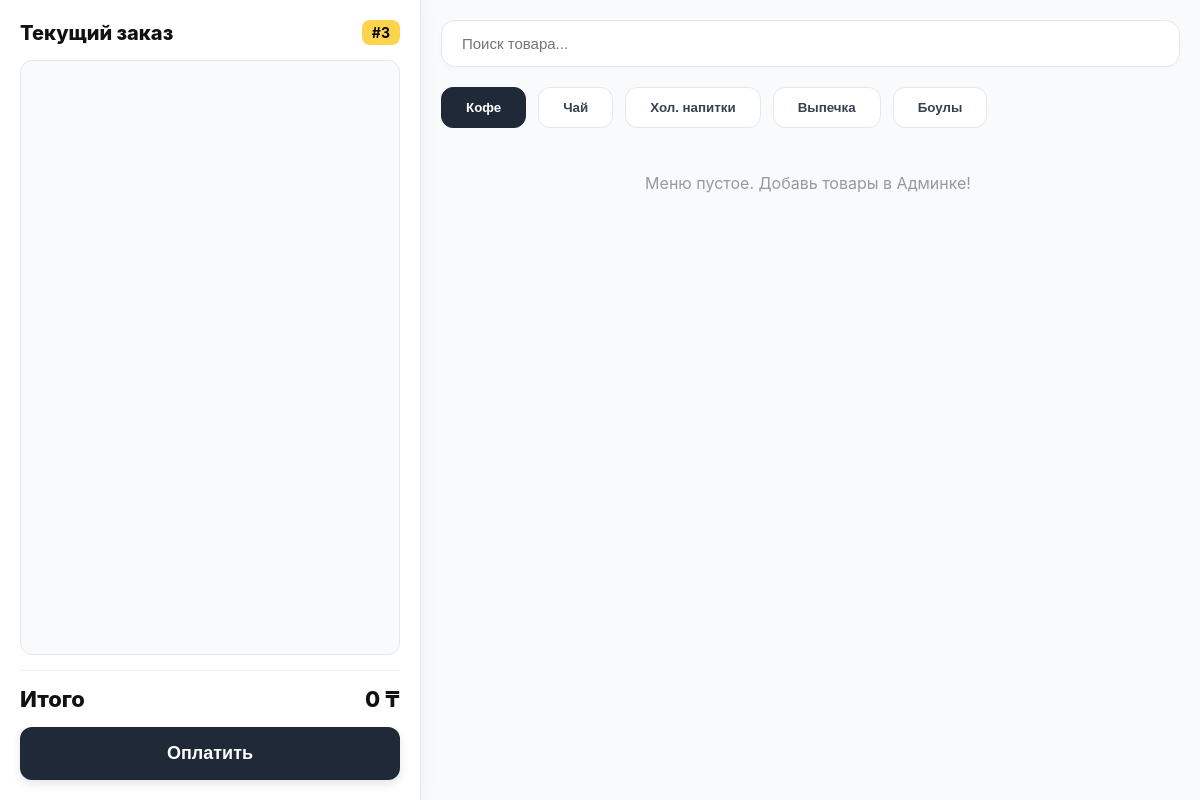
The page /cashier/ on the database as committed earlier.
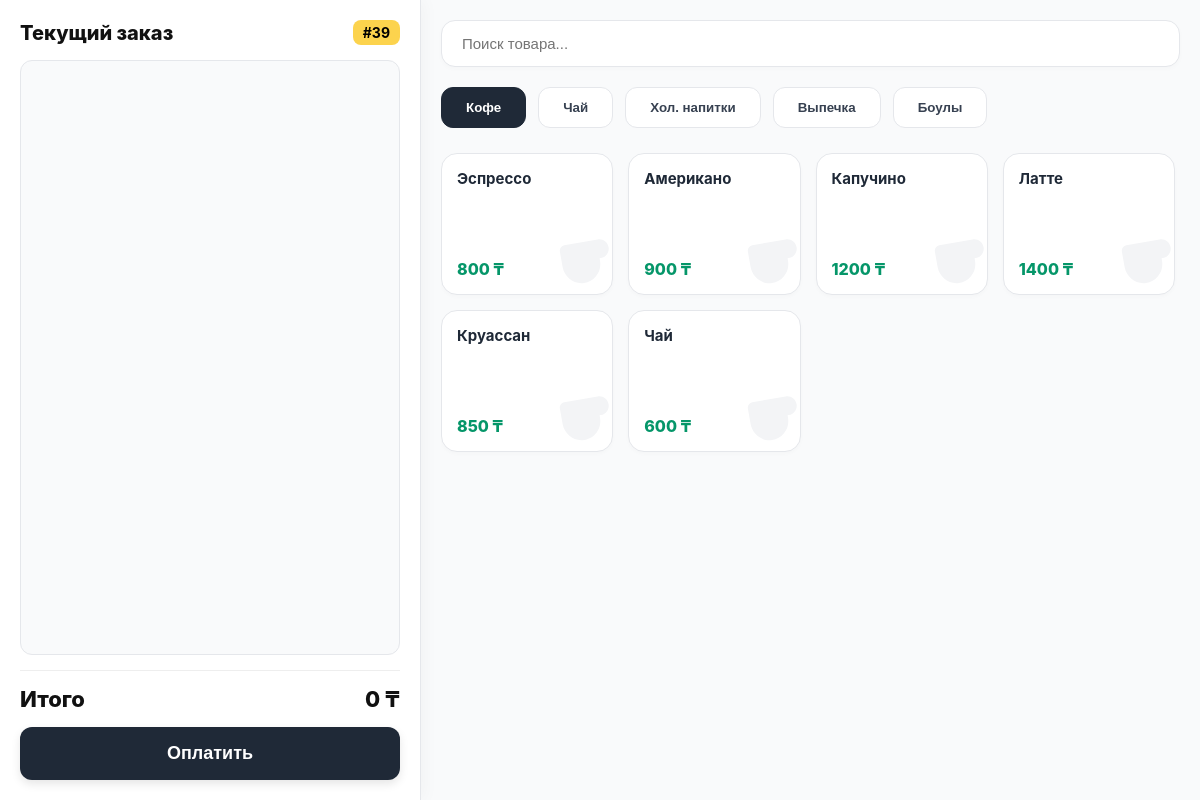
The same page on the database as committed later.
### coffee/models.py (models this page shows, shortened)
class MenuItem(models.Model):
    CATEGORY_CHOICES = [
        ('coffee', 'Кофе'),
        ('tea', 'Чай'),
        ('cold', 'Хол. напитки'), # Лимонады, смузи
        ('pastry', 'Выпечка'),    # Круассаны, булки
        ('bowl', 'Боулы'),        # Еда в тарелках
        ('other', 'Другое'),      # Вода, жвачка
    ]
    name = models.CharField(max_length=100)
    price = models.DecimalField(max_digits=8, decimal_places=2, verbose_name="Базовая цена")
    category = models.CharField(max_length=20, choices=CATEGORY_CHOICES, default='coffee', verbose_name="Категория")
    is_sized = models.BooleanField(default=True, verbose_name="Имеет размеры (S/M/L)")

### coffee/views.py (the view)
# urls.py: path('cashier/', views.cashier_view, name='cashier'), # Касса
def cashier_view(request):
    last_order = Order.objects.last()
    next_id = last_order.id + 1 if last_order else 1
    products = MenuItem.objects.all()
    modifiers = list(Modifier.objects.values())
    context = {
        'next_id': next_id,
        'products': products,
        'modifiers': modifiers
    }
    return render(request, 'coffee/cashier.html', context)

### coffee/templates/coffee/cashier.html (shortened to what this page needs)
{% load static %}
<!DOCTYPE html>
<html lang="ru">
<head>
</head>
<body>
    <div class="pos-container">
        <div class="panel-cart">
            <div class="cart-header">
                <span class="t-current">Текущий заказ</span>
                <span class="order-badge" id="ui-order-id">#{{ next_id }}</span>
            </div>
            <div class="cart-list" id="cart-items">
                </div>
            <div class="total-section">
                <div class="total-row">
                    <span class="t-total">Итого</span>
                    <span id="total-price">0 ₸</span>
                </div>
                <button class="pay-button" onclick="submitOrder()">
                    <span class="t-pay">Оплатить</span>
                </button>
            </div>
        </div>
        <div class="panel-menu">
            <div class="search-container">
                <input type="text" placeholder="Поиск товара..." class="search-input t-search-ph">
            </div>
            <div class="category-tabs">
                <button class="tab-btn active" onclick="filterMenu('coffee')"> <span class="t-coffee">Кофе</span></button>
                <button class="tab-btn" onclick="filterMenu('tea')"> <span class="t-tea">Чай</span></button>
                <button class="tab-btn" onclick="filterMenu('cold')"> <span class="t-cold">Хол. напитки</span></button>
                <button class="tab-btn" onclick="filterMenu('pastry')"> <span class="t-pastry">Выпечка</span></button>
                <button class="tab-btn" onclick="filterMenu('bowl')"> <span class="t-bowl">Боулы</span></button>
            </div>
            <div class="menu-grid" id="menu-grid">
                {% for item in products %}
                <div class="menu-item"
                     onclick="addToCart('{{ item.name }}', {{ item.price|stringformat:'d' }}, {% if item.is_sized %}true{% else %}false{% endif %})"
                     data-category="{{ item.category }}">
                    <div class="item-name">{{ item.name }}</div>
                    <div class="item-price">{{ item.price|floatformat:0 }} ₸</div>
                    {% if item.category == 'coffee' %}
                        <svg class="bg-icon" viewBox="0 0 24 24" fill="currentColor"><path d="M18.5 3H6c-1.1 0-2 .9-2 2v5.71c0 3.83 2.95 7.18 6.78 7.29 3.96.12 7.22-3.06 7.22-7v-1h.5c1.93 0 3.5-1.57 3.5-3.5S20.43 3 18.5 3z"/></svg>
                    {% elif item.category == 'tea' %}
                        <svg class="bg-icon" viewBox="0 0 24 24" fill="currentColor"><path d="M20 3H4v10c0 2.21 1.79 4 4 4h6c2.21 0 4-1.79 4-4v-3h2c1.11 0 2-.9 2-2V5c0-1.11-.89-2-2-2z"/></svg>
                    {% elif item.category == 'pastry' %}
                        <svg class="bg-icon" viewBox="0 0 24 24" fill="currentColor"><path d="M22 10v9c0 1.1-.9 2-2 2H4c-1.1 0-2-.9-2-2v-9h20z"/></svg>
                    {% elif item.category == 'bowl' %}
                        <svg class="bg-icon" viewBox="0 0 24 24" fill="currentColor"><path d="M2 12c0 3.2 2.1 5.9 5 6.7V22h10v-3.3c2.9-.8 5-3.5 5-6.7H2zm9-6c1.6 0 3-1.4 3-3h-2c0 1-.6 1.9-1.5 2.5C10.1 5.2 10 5.1 10 5H8c0 .3.1.6.2.9C7.4 7.2 7 8.5 7 10h2c0-1.1.9-2 2-2z"/></svg>
                    {% else %}
                        <svg class="bg-icon" viewBox="0 0 24 24" fill="currentColor"><circle cx="12" cy="12" r="10"/></svg>
                    {% endif %}
                </div>
                {% empty %}
                    <div style="padding:20px; color:#999; grid-column: 1/-1; text-align:center;">
                        Меню пустое. Добавь товары в Админке!
                    </div>
                {% endfor %}
            </div>
            </div>
        </div>
</body>
</html>

Rows that differ between the two databases and show on the page:
added MenuItem: name "Эспрессо", price "800", category "coffee" (drawn)
added MenuItem: name "Американо", price "900", category "coffee" (drawn)
added MenuItem: name "Капучино", price "1200", category "coffee" (drawn)
added MenuItem: name "Латте", price "1400", category "coffee" (drawn)
added MenuItem: name "Круассан", price "850", category "coffee" (drawn)
added MenuItem: name "Чай", price "600", category "coffee" (drawn)
Other text that changed with them:
{{ next_id }}: "3" → "39"
text no longer shown: "Меню пустое. Добавь товары в Админке!"
